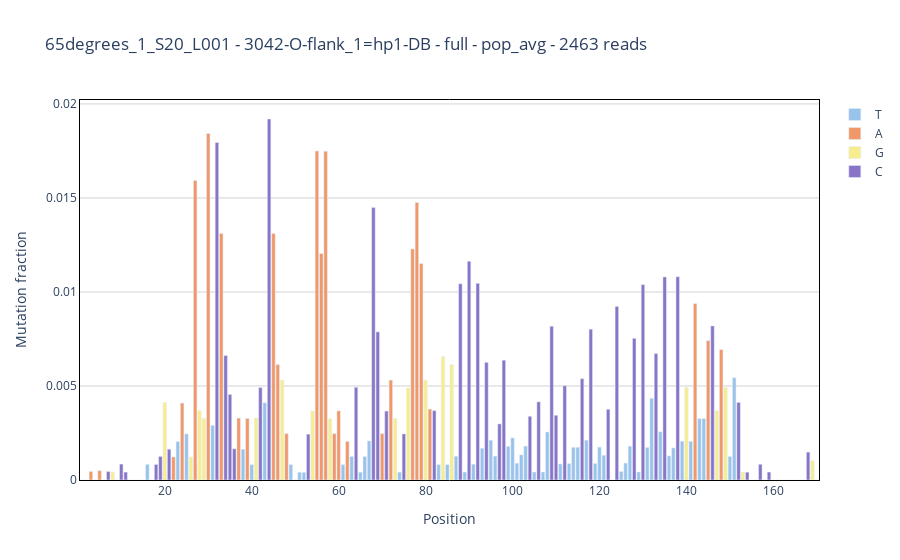

Notebook code cell kept with this figure:
### Markdown cell above
## Mutation fraction

### Code cell
%autoreload 2
fig = study.mutation_fraction(
    sample = sample,
    reference = reference,
    section='full'
)['fig']
fig.show()
